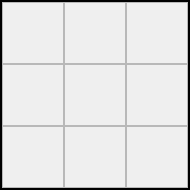
        <widget class="QFrame" name="block4">
         <property name="sizePolicy">
          <sizepolicy hsizetype="Minimum" vsizetype="Minimum">
           <horstretch>0</horstretch>
           <verstretch>0</verstretch>
          </sizepolicy>
         </property>
         <property name="minimumSize">
          <size>
           <width>190</width>
           <height>190</height>
          </size>
         </property>
         <property name="maximumSize">
          <size>
           <width>190</width>
           <height>190</height>
          </size>
         </property>
         <property name="frameShape">
          <enum>QFrame::Box</enum>
         </property>
         <property name="frameShadow">
          <enum>QFrame::Plain</enum>
         </property>
         <property name="lineWidth">
          <number>2</number>
         </property>
         <layout class="QGridLayout" name="gridLayout_4">
          <property name="leftMargin">
           <number>0</number>
          </property>
          <property name="topMargin">
           <number>0</number>
          </property>
          <property name="rightMargin">
           <number>0</number>
          </property>
          <property name="bottomMargin">
           <number>0</number>
          </property>
          <property name="spacing">
           <number>0</number>
          </property>
          <item row="1" column="0">
           <widget class="Cell" name="cell44">
            <property name="frameShape">
             <enum>QFrame::StyledPanel</enum>
            </property>
            <property name="frameShadow">
             <enum>QFrame::Raised</enum>
            </property>
           </widget>
          </item>
          <item row="0" column="1">
           <widget class="Cell" name="cell42">
            <property name="frameShape">
             <enum>QFrame::StyledPanel</enum>
            </property>
            <property name="frameShadow">
             <enum>QFrame::Raised</enum>
            </property>
           </widget>
          </item>
          <item row="0" column="0">
           <widget class="Cell" name="cell41">
            <property name="frameShape">
             <enum>QFrame::StyledPanel</enum>
            </property>
            <property name="frameShadow">
             <enum>QFrame::Raised</enum>
            </property>
           </widget>
          </item>
          <item row="0" column="2">
           <widget class="Cell" name="cell43">
            <property name="frameShape">
             <enum>QFrame::StyledPanel</enum>
            </property>
            <property name="frameShadow">
             <enum>QFrame::Raised</enum>
            </property>
           </widget>
          </item>
          <item row="2" column="0">
           <widget class="Cell" name="cell47">
            <property name="frameShape">
             <enum>QFrame::StyledPanel</enum>
            </property>
            <property name="frameShadow">
             <enum>QFrame::Raised</enum>
            </property>
           </widget>
          </item>
          <item row="1" column="1">
           <widget class="Cell" name="cell45">
            <property name="frameShape">
             <enum>QFrame::StyledPanel</enum>
            </property>
            <property name="frameShadow">
             <enum>QFrame::Raised</enum>
            </property>
           </widget>
          </item>
          <item row="1" column="2">
           <widget class="Cell" name="cell46">
            <property name="frameShape">
             <enum>QFrame::StyledPanel</enum>
            </property>
            <property name="frameShadow">
             <enum>QFrame::Raised</enum>
            </property>
           </widget>
          </item>
          <item row="2" column="1">
           <widget class="Cell" name="cell48">
            <property name="frameShape">
             <enum>QFrame::StyledPanel</enum>
            </property>
            <property name="frameShadow">
             <enum>QFrame::Raised</enum>
            </property>
           </widget>
          </item>
          <item row="2" column="2">
           <widget class="Cell" name="cell49">
            <property name="frameShape">
             <enum>QFrame::StyledPanel</enum>
            </property>
            <property name="frameShadow">
             <enum>QFrame::Raised</enum>
            </property>
           </widget>
          </item>
         </layout>
        </widget>
